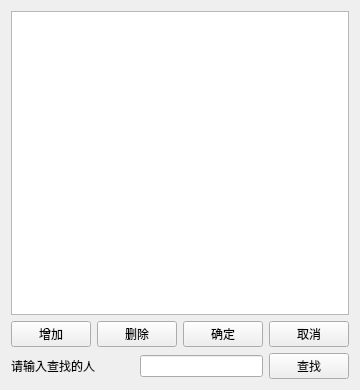
<?xml version="1.0" encoding="UTF-8"?>
<ui version="4.0">
 <class>Widget</class>
 <widget class="QWidget" name="Widget">
  <property name="geometry">
   <rect>
    <x>0</x>
    <y>0</y>
    <width>313</width>
    <height>390</height>
   </rect>
  </property>
  <property name="windowTitle">
   <string>Widget</string>
  </property>
  <layout class="QGridLayout" name="gridLayout">
   <item row="0" column="0" colspan="5">
    <widget class="QTableView" name="tableView"/>
   </item>
   <item row="1" column="0">
    <widget class="QPushButton" name="buttonAdd">
     <property name="text">
      <string>增加</string>
     </property>
    </widget>
   </item>
   <item row="1" column="1" colspan="2">
    <widget class="QPushButton" name="buttonDelete">
     <property name="text">
      <string>删除</string>
     </property>
    </widget>
   </item>
   <item row="1" column="3">
    <widget class="QPushButton" name="buttonSure">
     <property name="text">
      <string>确定</string>
     </property>
    </widget>
   </item>
   <item row="1" column="4">
    <widget class="QPushButton" name="buttonCancle">
     <property name="text">
      <string>取消</string>
     </property>
    </widget>
   </item>
   <item row="2" column="0" colspan="2">
    <widget class="QLabel" name="label">
     <property name="text">
      <string>请输入查找的人</string>
     </property>
    </widget>
   </item>
   <item row="2" column="2" colspan="2">
    <widget class="QLineEdit" name="lineEdit"/>
   </item>
   <item row="2" column="4">
    <widget class="QPushButton" name="buttonFind">
     <property name="text">
      <string>查找</string>
     </property>
    </widget>
   </item>
  </layout>
 </widget>
 <layoutdefault spacing="6" margin="11"/>
 <resources/>
 <connections/>
</ui>
